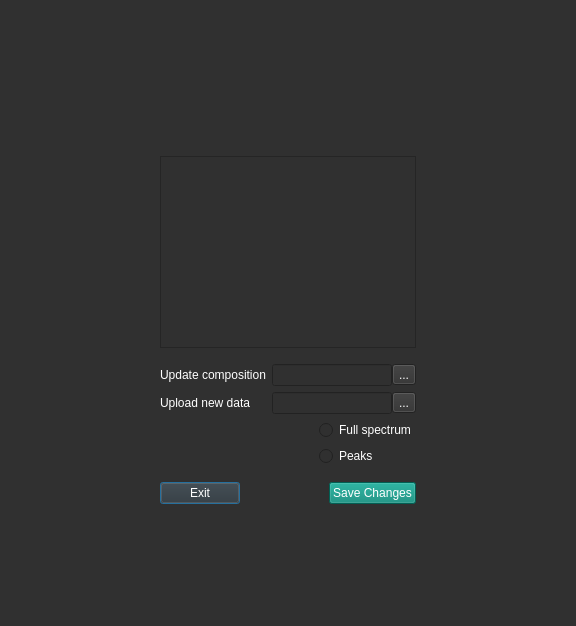
<?xml version="1.0" encoding="UTF-8"?>
<ui version="4.0">
 <class>Dialog</class>
 <widget class="QDialog" name="Dialog">
  <property name="geometry">
   <rect>
    <x>0</x>
    <y>0</y>
    <width>576</width>
    <height>626</height>
   </rect>
  </property>
  <property name="windowTitle">
   <string>Dialog</string>
  </property>
  <property name="accessibleDescription">
   <string>Remove this entry</string>
  </property>
  <property name="styleSheet">
   <string notr="true">background-color: rgb(48, 48, 48);
color: rgb(255, 255, 255);</string>
  </property>
  <layout class="QGridLayout" name="gridLayout_2">
   <item row="2" column="4">
    <spacer name="horizontalSpacer_3">
     <property name="orientation">
      <enum>Qt::Horizontal</enum>
     </property>
     <property name="sizeHint" stdset="0">
      <size>
       <width>20</width>
       <height>20</height>
      </size>
     </property>
    </spacer>
   </item>
   <item row="0" column="1">
    <spacer name="verticalSpacer_2">
     <property name="orientation">
      <enum>Qt::Vertical</enum>
     </property>
     <property name="sizeType">
      <enum>QSizePolicy::MinimumExpanding</enum>
     </property>
     <property name="sizeHint" stdset="0">
      <size>
       <width>20</width>
       <height>20</height>
      </size>
     </property>
    </spacer>
   </item>
   <item row="2" column="0">
    <spacer name="horizontalSpacer_2">
     <property name="orientation">
      <enum>Qt::Horizontal</enum>
     </property>
     <property name="sizeHint" stdset="0">
      <size>
       <width>20</width>
       <height>20</height>
      </size>
     </property>
    </spacer>
   </item>
   <item row="2" column="1" colspan="3">
    <widget class="QTableWidget" name="table_widget">
     <property name="sizePolicy">
      <sizepolicy hsizetype="Expanding" vsizetype="Expanding">
       <horstretch>0</horstretch>
       <verstretch>0</verstretch>
      </sizepolicy>
     </property>
     <property name="styleSheet">
      <string notr="true"/>
     </property>
    </widget>
   </item>
   <item row="3" column="1" colspan="3">
    <layout class="QVBoxLayout" name="verticalLayout">
     <item>
      <spacer name="verticalSpacer_4">
       <property name="orientation">
        <enum>Qt::Vertical</enum>
       </property>
       <property name="sizeHint" stdset="0">
        <size>
         <width>20</width>
         <height>10</height>
        </size>
       </property>
      </spacer>
     </item>
     <item>
      <layout class="QFormLayout" name="formLayout">
       <property name="fieldGrowthPolicy">
        <enum>QFormLayout::ExpandingFieldsGrow</enum>
       </property>
       <property name="labelAlignment">
        <set>Qt::AlignLeading|Qt::AlignLeft|Qt::AlignVCenter</set>
       </property>
       <item row="0" column="0">
        <widget class="QLabel" name="label">
         <property name="text">
          <string>Update composition</string>
         </property>
        </widget>
       </item>
       <item row="0" column="1">
        <layout class="QHBoxLayout" name="horizontalLayout_3">
         <property name="spacing">
          <number>0</number>
         </property>
         <item>
          <widget class="QLineEdit" name="composition_txt">
           <property name="text">
            <string/>
           </property>
          </widget>
         </item>
         <item>
          <widget class="QToolButton" name="composition_btn">
           <property name="text">
            <string>...</string>
           </property>
          </widget>
         </item>
        </layout>
       </item>
       <item row="1" column="0">
        <widget class="QLabel" name="label_2">
         <property name="text">
          <string>Upload new data</string>
         </property>
        </widget>
       </item>
       <item row="1" column="1">
        <layout class="QHBoxLayout" name="horizontalLayout_4">
         <property name="spacing">
          <number>0</number>
         </property>
         <item>
          <widget class="QLineEdit" name="file_txt">
           <property name="text">
            <string> </string>
           </property>
          </widget>
         </item>
         <item>
          <widget class="QToolButton" name="file_btn">
           <property name="text">
            <string>...</string>
           </property>
          </widget>
         </item>
        </layout>
       </item>
       <item row="2" column="1">
        <layout class="QGridLayout" name="gridLayout">
         <item row="0" column="0">
          <spacer name="horizontalSpacer">
           <property name="orientation">
            <enum>Qt::Horizontal</enum>
           </property>
           <property name="sizeHint" stdset="0">
            <size>
             <width>40</width>
             <height>20</height>
            </size>
           </property>
          </spacer>
         </item>
         <item row="0" column="1">
          <widget class="QRadioButton" name="full_rdio">
           <property name="text">
            <string>Full spectrum</string>
           </property>
          </widget>
         </item>
         <item row="1" column="1">
          <widget class="QRadioButton" name="peak_rdio">
           <property name="text">
            <string>Peaks</string>
           </property>
          </widget>
         </item>
        </layout>
       </item>
      </layout>
     </item>
     <item>
      <spacer name="verticalSpacer_3">
       <property name="orientation">
        <enum>Qt::Vertical</enum>
       </property>
       <property name="sizeHint" stdset="0">
        <size>
         <width>20</width>
         <height>10</height>
        </size>
       </property>
      </spacer>
     </item>
     <item>
      <layout class="QHBoxLayout" name="horizontalLayout">
       <item>
        <widget class="QPushButton" name="exit_btn">
         <property name="text">
          <string>Exit</string>
         </property>
        </widget>
       </item>
       <item>
        <spacer name="horizontalSpacer_4">
         <property name="orientation">
          <enum>Qt::Horizontal</enum>
         </property>
         <property name="sizeHint" stdset="0">
          <size>
           <width>40</width>
           <height>20</height>
          </size>
         </property>
        </spacer>
       </item>
       <item>
        <widget class="QPushButton" name="save_btn">
         <property name="sizePolicy">
          <sizepolicy hsizetype="MinimumExpanding" vsizetype="Fixed">
           <horstretch>0</horstretch>
           <verstretch>0</verstretch>
          </sizepolicy>
         </property>
         <property name="styleSheet">
          <string notr="true">background-color: rgb(1, 133, 116);</string>
         </property>
         <property name="text">
          <string>Save Changes</string>
         </property>
        </widget>
       </item>
      </layout>
     </item>
    </layout>
   </item>
   <item row="4" column="1">
    <spacer name="verticalSpacer">
     <property name="orientation">
      <enum>Qt::Vertical</enum>
     </property>
     <property name="sizeHint" stdset="0">
      <size>
       <width>20</width>
       <height>40</height>
      </size>
     </property>
    </spacer>
   </item>
   <item row="1" column="2">
    <spacer name="horizontalSpacer_5">
     <property name="orientation">
      <enum>Qt::Horizontal</enum>
     </property>
     <property name="sizeHint" stdset="0">
      <size>
       <width>40</width>
       <height>20</height>
      </size>
     </property>
    </spacer>
   </item>
   <item row="1" column="3">
    <widget class="QToolButton" name="delete_btn">
     <property name="whatsThis">
      <string>&lt;html&gt;&lt;head/&gt;&lt;body&gt;&lt;p&gt;Delete this entry&lt;/p&gt;&lt;/body&gt;&lt;/html&gt;</string>
     </property>
     <property name="text">
      <string/>
     </property>
     <property name="iconSize">
      <size>
       <width>20</width>
       <height>20</height>
      </size>
     </property>
     <property name="autoRaise">
      <bool>true</bool>
     </property>
    </widget>
   </item>
  </layout>
 </widget>
 <resources/>
 <connections/>
</ui>
